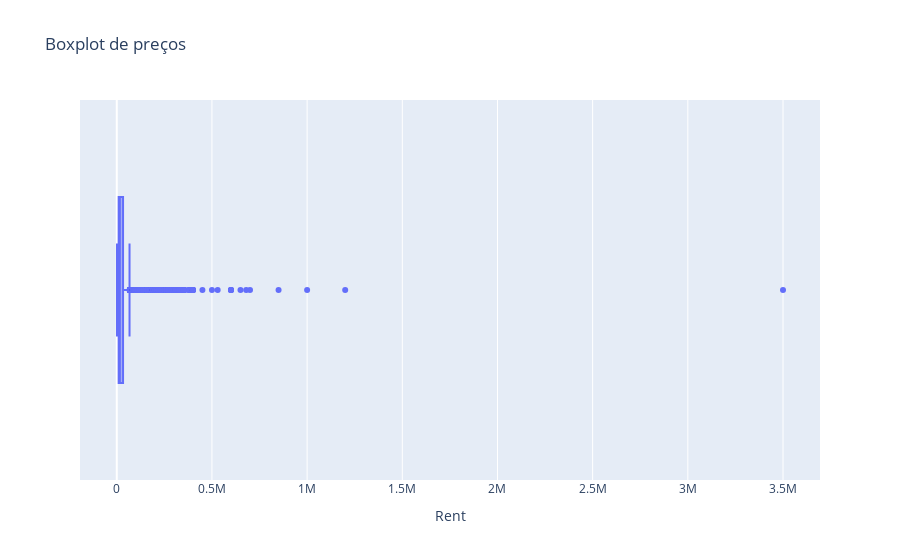

The code cell stored with this chart in its notebook:
### Markdown cell above
# Glossário do conjunto de dados (colunas)
BHK : Número de quartos, hall, cozinha.

Rent : Aluguel das Casas/Apartamentos/Apartamentos.

Size : Tamanho das casas/apartamentos/apartamentos em pés quadrados.

Floor : Casas/Apartamentos/Apartamentos situados em que Andar e Número Total de Andares (Exemplo: Térreo de 2, 3 de 5, etc.)

Area Type : Tamanho das casas/apartamentos/apartamentos calculados na superárea ou área de carpete ou área de construção.

Area Locality : Localidade das Casas/Apartamentos/Apartamentos.

City : Cidade onde estão localizadas as casas/apartamentos/apartamentos.

Furnishing Status: Situação de Mobília das Casas/Apartamentos/Apartamentos, seja Mobiliado, Semi-Mobiliado ou Sem Mobília.

Tenant Preferred : Tipo de Inquilino Preferido pelo Proprietário ou Agente.

Bathroom : Número de Banheiros.

Point of Contact : Quem você deve contatar para obter mais informações sobre as Casas/Apartamentos/Apartamentos.

### Code cell
# VISUALIZANDO A VARIÁVEL TARGET
fig = px.box(dados, x="Rent", title='Boxplot de preços')
fig.show()

### Figure 1 — Plotly figure (JSON) as saved in the notebook; plotly's stock layout.template omitted (floating-point values rounded to 4 significant figures; data arrays with more than 128 entries replaced by an {"elided": "..."} marker saying what was removed)
{"data": [{"alignmentgroup": "True", "hovertemplate": "Rent=%{x}<extra></extra>", "legendgroup": "", "marker": {"color": "#636efa"}, "name": "", "notched": false, "offsetgroup": "", "orientation": "h", "showlegend": false, "type": "box", "x": {"elided": "4746 int values"}, "x0": " ", "xaxis": "x", "y0": " ", "yaxis": "y"}], "layout": {"boxmode": "group", "legend": {"tracegroupgap": 0}, "title": {"text": "Boxplot de preços"}, "xaxis": {"anchor": "y", "domain": [0, 1], "title": {"text": "Rent"}}, "yaxis": {"anchor": "x", "domain": [0, 1]}}}
